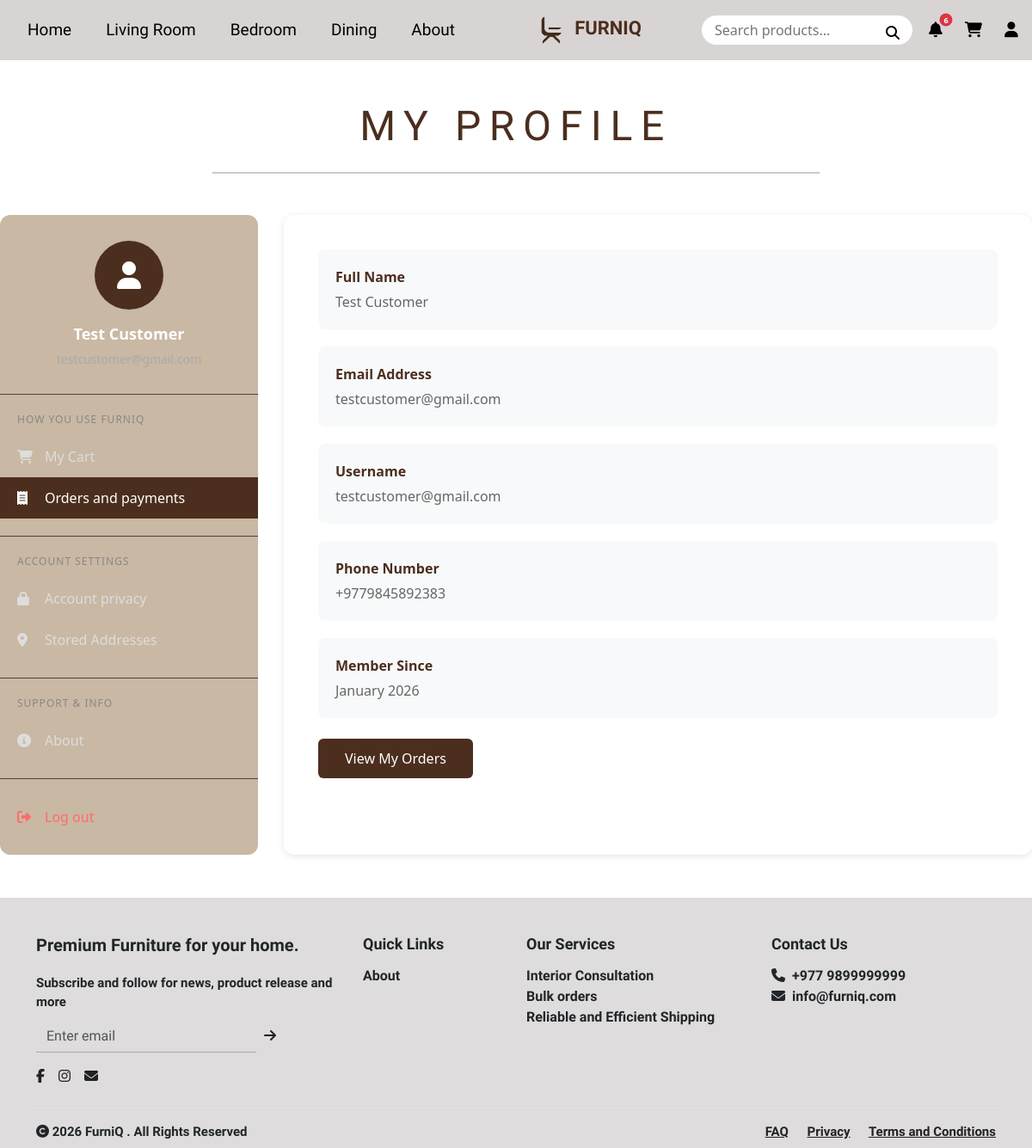
/profile/ (signed in), run on the app's committed database.
### inventory/models.py (models this page shows, shortened)
class WebsiteContent(models.Model):
    header_title = models.CharField(max_length=100, default='FurniQ')
    footer_text = models.TextField(default='Premium Furniture for your home.')
    footer_address = models.CharField(max_length=255, default='Kathmandu, Nepal')
    contact_email = models.EmailField(default='info@furniq.com')
    contact_phone = models.CharField(max_length=20, default='+977 12345678')
    featured_title = models.CharField(max_length=200, default='Lush Collection 2026')
    featured_subtitle = models.CharField(max_length=200, default='Discover the Art of Living')
    featured_image = models.ImageField(upload_to='site_assets/', null=True, blank=True)
    about_title = models.CharField(max_length=100, default='Our Story')
    about_content = models.TextField(default='We craft furniture with love and precision.')
    about_image = models.ImageField(upload_to='site_assets/', null=True, blank=True)
    created_at = models.DateTimeField(auto_now=True)

class Profile(models.Model):
    user = models.OneToOneField(User, on_delete=models.CASCADE)
    phone_number = models.CharField(max_length=15, unique=True)
    is_approved = models.BooleanField(default=False) # For staff approval

### inventory/views.py (the view, shortened to what this page needs)
# urls.py: path('profile/', views.profile, name='profile'),
@login_required(login_url='user')
def profile(request):
    profile, created = Profile.objects.get_or_create(user=request.user)
    saved_count = SavedItem.objects.filter(user=request.user).count()
    return render(request, 'inventory/profile.html', {
        'profile': profile,
        'saved_count': saved_count
    })

### custom_admin/context_processors.py (called while the page is built, shortened)
def admin_context(request):
    context = {}
    return context

### inventory/context_processors.py (called while the page is built)
def global_context(request):
    context = {}
    context['site_content'] = WebsiteContent.objects.first()
    if request.user.is_authenticated:
        context['saved_count'] = SavedItem.objects.filter(user=request.user).count()
        unread_notifs = Notification.objects.filter(user=request.user, is_read=False).order_by('-created_at')
        context['notif_count'] = unread_notifs.count()
        context['notifications'] = unread_notifs[:5]
    else:
        context['saved_count'] = 0
        context['notif_count'] = 0
        context['notifications'] = []
    return context

### inventory/templates/inventory/profile.html (shortened to what this page needs)
{% extends 'inventory/base.html' %}
{% load static %}
{% block content %}
<section class="container-fluid py-5 bg-white text-center">
    <h1 class="display-5 fw-normal" style="letter-spacing:0.2em; font-family:'Italiana',serif; color: #4b2e1e;">MY PROFILE</h1>
    <hr class="mt-4" style="border-top:2px solid #333; width: 60%; margin: 0 auto;">
</section>
<div class="profile-container" style="margin-top: 0;">
    <div class="sidebar">
        <div class="sidebar-header">
            <div class="user-avatar">
                <i class="fas fa-user"></i>
            </div>
            <div class="user-name">{{ user.get_full_name|default:user.username }}</div>
            <div class="user-email">{{ user.email }}</div>
        </div>
        <div class="sidebar-section">
            <div class="sidebar-section-title">How you use FurniQ</div>
            <ul class="sidebar-menu">
                <li><a href="{% url 'cart' %}"><i class="fas fa-shopping-cart"></i> My Cart</a></li>
                <li><a href="{% url 'order_history' %}" class="active"><i class="fas fa-receipt"></i> Orders and
                        payments</a></li>
            </ul>
        </div>
        <div class="sidebar-section">
            <div class="sidebar-section-title">Account Settings</div>
            <ul class="sidebar-menu">
                <li><a href="{% url 'account_settings' %}"><i class="fas fa-lock"></i> Account privacy</a></li>
                <li><a href="{% url 'saved_addresses' %}"><i class="fas fa-map-marker-alt"></i> Stored Addresses</a>
                </li>
            </ul>
        </div>
        <div class="sidebar-section">
            <div class="sidebar-section-title">Support & Info</div>
            <ul class="sidebar-menu">
                <li><a href="{% url 'about' %}"><i class="fas fa-info-circle"></i> About</a></li>
            </ul>
        </div>
        <div class="sidebar-section" style="border-bottom: none;">
            <ul class="sidebar-menu">
                <li><a href="{% url 'logout' %}" class="logout-btn"><i class="fas fa-sign-out-alt"></i> Log out</a></li>
            </ul>
        </div>
    </div>
    <div class="main-content">
        <div class="info-card">
            <div class="info-label">Full Name</div>
            <div class="info-value">{{ user.get_full_name|default:"Not set" }}</div>
        </div>
        <div class="info-card">
            <div class="info-label">Email Address</div>
            <div class="info-value">{{ user.email }}</div>
        </div>
        <div class="info-card">
            <div class="info-label">Username</div>
            <div class="info-value">{{ user.username }}</div>
        </div>
        {% if profile.phone_number %}
        <div class="info-card">
            <div class="info-label">Phone Number</div>
            <div class="info-value">{{ profile.phone_number }}</div>
        </div>
        {% endif %}
        <div class="info-card">
            <div class="info-label">Member Since</div>
            <div class="info-value">{{ user.date_joined|date:"F Y" }}</div>
        </div>
        <div class="mt-4">
            <a href="{% url 'order_history' %}" class="btn"
                style="background-color:#4b2e1e; color:white; padding:10px 30px; border-radius:6px; text-decoration:none;">View
                My Orders</a>
        </div>
    </div>
</div>
{% endblock %}

### inventory/templates/inventory/base.html (shortened to what this page needs)
{% load static %}
<!DOCTYPE html>
<html lang="en">
<head>
    <link href="https://cdn.jsdelivr.net/npm/bootstrap@5.3.0/dist/css/bootstrap.min.css" rel="stylesheet">
    <link rel="stylesheet" href="https://cdnjs.cloudflare.com/ajax/libs/font-awesome/6.5.0/css/all.min.css">
    <link rel="stylesheet" href="{% static 'css/styles.css' %}">
</head>
<body>
    <nav class="navbar navbar-expand-lg navbar-custom">
        <div class="container-fluid">
            <ul class="navbar-nav flex-row">
                <li class="nav-item"><a class="nav-link" href="{% url 'home' %}">Home</a></li>
                <li class="nav-item"><a class="nav-link" href="{% url 'livingroom' %}">Living Room</a></li>
                <li class="nav-item"><a class="nav-link" href="{% url 'bedroom' %}">Bedroom</a></li>
                <li class="nav-item"><a class="nav-link" href="{% url 'dining' %}">Dining</a></li>
                <li class="nav-item"><a class="nav-link" href="{% url 'about' %}">About</a></li>
            </ul>
            <a class="navbar-brand mx-auto text-center" href="{% url 'home' %}" align-items="center">
                <img src="{% static 'images/FurniQ.png' %}" alt="Logo" height="40"
                    class="d-inline-block align-text-center">
                <span class="logo-text">{{ site_content.header_title|default:"FURNIQ"|upper }}</span>
            </a>
            <div class="d-flex align-items-center">
                <form action="{% url 'search_results' %}" method="GET" class="position-relative">
                    <div class="position-relative">
                        <input type="text" name="q" class="search-bar" placeholder="Search products...">
                        <button type="submit"
                            style="background:none; border:none; position:absolute; right:15px; top:8px; padding:0;">
                            <i class="fa fa-search"></i>
                        </button>
                    </div>
                </form>
                <div class="nav-icons-container">
                    <div class="dropdown">
                        <button class="dropdown-trigger position-relative" data-bs-toggle="dropdown"
                            aria-expanded="false">
                            <i class="fa fa-bell"></i>
                            {% if notif_count > 0 %}
                            <span
                                class="position-absolute top-0 start-100 translate-middle badge rounded-pill bg-danger"
                                style="font-size: 9px; padding: 3px 5px;">
                                {{ notif_count }}
                            </span>
                            {% endif %}
                        </button>
                    </div>
                    <a href="{% url 'cart' %}" class="icon-btn position-relative">
                        <i class="fa fa-shopping-cart"></i>
                    </a>
                    {% if user.is_authenticated %}
                    <div class="dropdown">
                        <button class="dropdown-trigger" data-bs-toggle="dropdown" aria-expanded="false">
                            <i class="fa fa-user"></i>
                        </button>
                    </div>
                    {% else %}
                    <a href="{% url 'user' %}" class="icon-btn"><i class="fa fa-user"></i></a>
                    {% endif %}
                </div>
            </div>
        </div>
    </nav>
    <div style="min-height: 50vh;">
        {% block content %}
        {% endblock %}
    </div>
    <footer style="background:#dedcdc; padding:40px 0 0 0; font-family:'Italiana',serif;">
        <div class="container">
            <div class="row">
                <div class="col-md-4 mb-4">
                    <div style="font-size:20px; margin-bottom:18px; font-weight:bold;">{{ site_content.footer_text|default:"Where comfort meets class." }}</div>
                    <div style="font-size:15px; margin-bottom:10px; font-weight:bold;">Subscribe and follow for news,
                        product release and more</div>
                    <form action="{% url 'subscribe' %}" method="POST" class="d-flex mb-3" style="max-width:280px;">
                        <input type="email" name="email" class="form-control rounded-0" placeholder="Enter email" required
                            style="border:none; border-bottom:1px solid #aaa; border-radius:0; background:transparent;">
                        <button type="submit" class="btn btn-link p-0 ms-2" style="color:#222; text-decoration:none;"><i
                                class="fa fa-arrow-right"></i></button>
                    </form>
                    <div>
                        <a href="#" style="color:#222; margin-right:12px;"><i class="fab fa-facebook-f"></i></a>
                        <a href="#" style="color:#222; margin-right:12px;"><i class="fab fa-instagram"></i></a>
                        <a href="#" style="color:#222;"><i class="fa fa-envelope"></i></a>
                    </div>
                </div>
                <div class="col-md-2 mb-4">
                    <div style="font-size:18px; margin-bottom:12px; font-weight:bold;">Quick Links</div>
                    <div style="font-size:16px; font-weight:bold;"><a href="{% url 'about' %}" style="text-decoration:none; color:inherit;">About</a></div>
                </div>
                <div class="col-md-3 mb-4">
                    <div style="font-size:18px; margin-bottom:12px; font-weight:bold;">Our Services</div>
                    <div style="font-size:16px; font-weight:bold;">Interior Consultation</div>
                    <div style="font-size:16px; font-weight:bold;">Bulk orders</div>
                    <div style="font-size:16px; font-weight:bold;">Reliable and Efficient Shipping</div>
                </div>
                <div class="col-md-3 mb-4">
                    <div style="font-size:18px; margin-bottom:12px; font-weight:bold;">Contact Us</div>
                    <div style="font-size:16px; font-weight:bold;"><i class="fa fa-phone me-2"></i>{{ site_content.contact_phone|default:"+977 979-9999999" }}
                    </div>
                    <div style="font-size:16px; font-weight:bold;"><i class="fa fa-envelope me-2"></i>{{ site_content.contact_email|default:"furniq@gmail.com" }}</div>
                </div>
            </div>
            <div class="row border-top pt-3 pb-2" style="font-size:15px; font-weight:bold;">
                <div class="col-md-6 text-start">
                    <span><i class="fa fa-copyright"></i> 2026 {{ site_content.header_title|default:"FurniQ" }} . All Rights Reserved</span>
                </div>
                <div class="col-md-6 text-end">
                    <a href="#" style="color:#222; margin-right:18px; font-weight:bold;">FAQ</a>
                    <a href="#" style="color:#222; margin-right:18px; font-weight:bold;">Privacy</a>
                    <a href="#" style="color:#222; font-weight:bold;">Terms and Conditions</a>
                </div>
            </div>
        </div>
    </footer>
</body>
</html>

### inventory/static/css/styles.css (style rules this page uses)
.navbar-custom { background-color: #d9d4d4; padding: 10px 0; }
.navbar-nav .nav-link { font-family: 'Italiana', serif; font-size: 19px; margin: 0 12px; color: black; }
.logo-text { font-weight: bold; font-family: 'Italiana', serif; font-size: 20px; color: #4b2e1e; }
.nav-icons-container { display: flex; align-items: center; gap: 20px; margin-left: 15px; }
.icon-btn, .dropdown-trigger { margin: 0; padding: 0; display: flex; align-items: center; justify-content: center; width: 24px; height: 24px; background: none; border: none; color: black; cursor: pointer; transition: transform 0.15s ease-in-out, color 0.3s ease-in-out; text-decoration: none; font-size: 18px; }
footer { background: #dedcdc; padding: 40px 0 0 0; font-family: 'Italiana', serif; }

### inventory/templates/inventory/base.html (style rules this page uses)
.navbar-custom { background-color: #d9d4d4; padding: 10px 0; }
.navbar-nav .nav-link { font-family: 'Italiana', serif; font-size: 19px; margin: 0 12px; color: black; }
.logo-text { font-weight: bold; font-family: 'Italiana', serif; font-size: 22px; color: #4b2e1e; }
.search-bar { border-radius: 50px; padding: 5px 15px; border: none; outline: none; width: 245px; }
.nav-icons-container { display: flex; align-items: center; gap: 20px; margin-left: 15px; }
.nav-icons-container .icon-btn, .nav-icons-container .dropdown-trigger { margin: 0 !important; padding: 0; display: flex; align-items: center; justify-content: center; width: 24px; height: 24px; background: none; border: none; color: black; transition: transform 0.15s ease-in-out, color 0.3s ease-in-out; cursor: pointer; }

### inventory/templates/inventory/profile.html (style rules this page uses)
.profile-container { display: flex; max-width: 1400px; margin: 50px auto; gap: 30px; }
.sidebar { width: 300px; background: #c9b8a3; color: white; border-radius: 12px; padding: 0; height: fit-content; }
.sidebar-header { padding: 30px 20px; text-align: center; border-bottom: 1px solid #444; }
.user-avatar { width: 80px; height: 80px; border-radius: 50%; background: #4b2e1e; color: white; display: flex; align-items: center; justify-content: center; font-size: 32px; margin: 0 auto 15px; }
.user-name { font-size: 18px; font-weight: bold; margin-bottom: 5px; }
.user-email { font-size: 14px; color: #aaa; }
.sidebar-section { padding: 20px 0; border-bottom: 1px solid #444; }
.sidebar-section-title { font-size: 12px; color: #888; text-transform: uppercase; padding: 0 20px 10px; letter-spacing: 1px; }
.sidebar-menu { list-style: none; padding: 0; margin: 0; }
.sidebar-menu li { margin: 0; }
.sidebar-menu a { display: flex; align-items: center; padding: 12px 20px; color: #ddd; text-decoration: none; transition: all 0.3s; }
.sidebar-menu a.active { background: #4b2e1e; color: white; }
.sidebar-menu i { width: 20px; margin-right: 12px; }
.logout-btn { color: #ff6b6b !important; }
.main-content { flex: 1; background: white; border-radius: 12px; padding: 40px; box-shadow: 0 2px 8px rgba(0, 0, 0, 0.1); }
.info-card { background: #f8f9fa; padding: 20px; border-radius: 8px; margin-bottom: 20px; }
.info-label { font-weight: bold; color: #4b2e1e; margin-bottom: 5px; }
.info-value { color: #666; }

### data on the page
WebsiteContent: header_title "FURNIQ", footer_text "Premium Furniture for your home.", contact_phone "+977 9899999999", contact_email "info@furniq.com", header_title "FurniQ"
Profile: phone_number "+9779845892383"

### other printed values
{{ notif_count }} "6"
{{ user.get_full_name|default:user.username }} "Test Customer"
{{ user.get_full_name|default:"Not set" }} "Test Customer"
{{ user.email }} "testcustomer@gmail.com"
{{ user.username }} "testcustomer@gmail.com"
{{ user.date_joined|date:"F Y" }} "January 2026"
